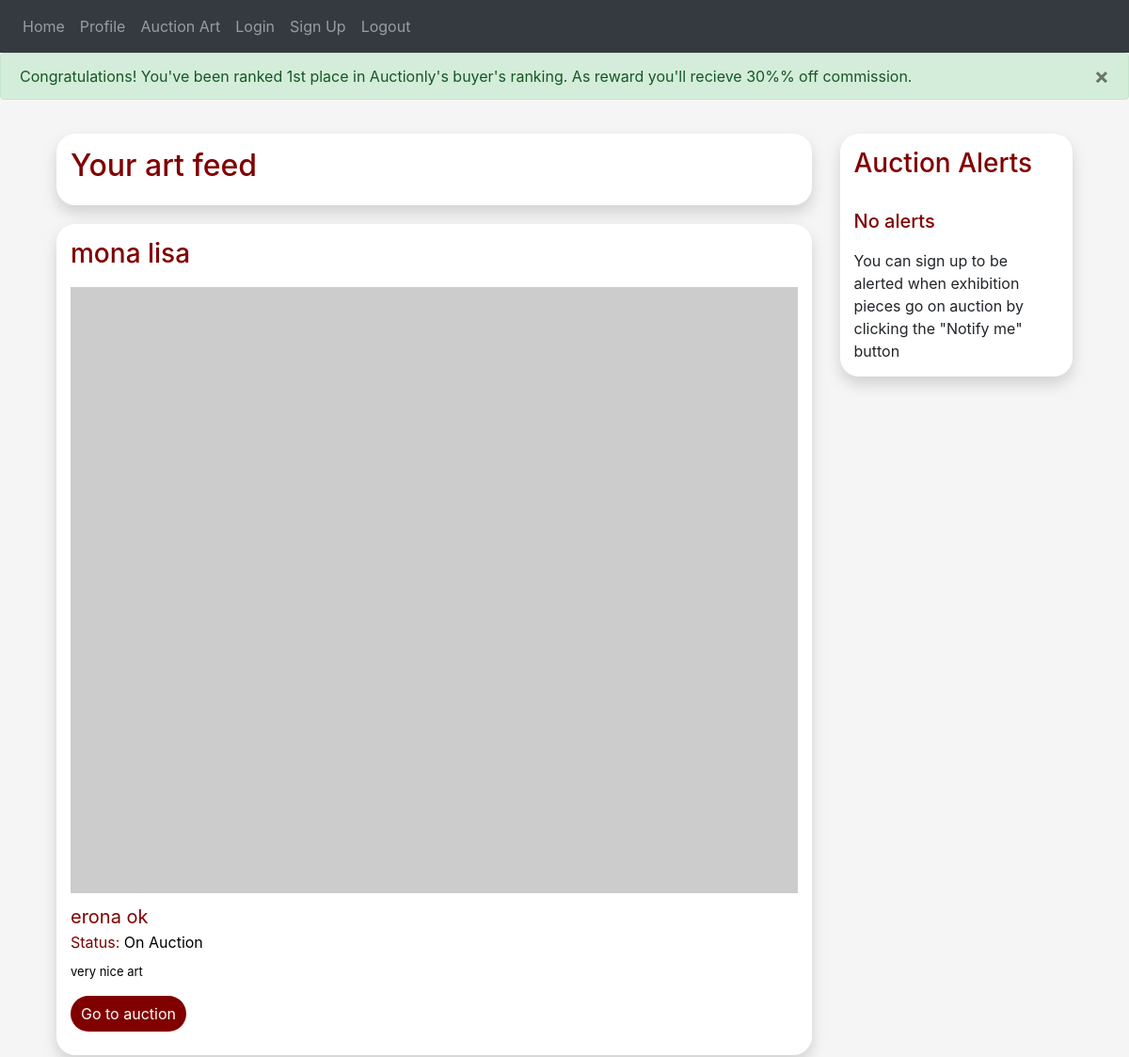
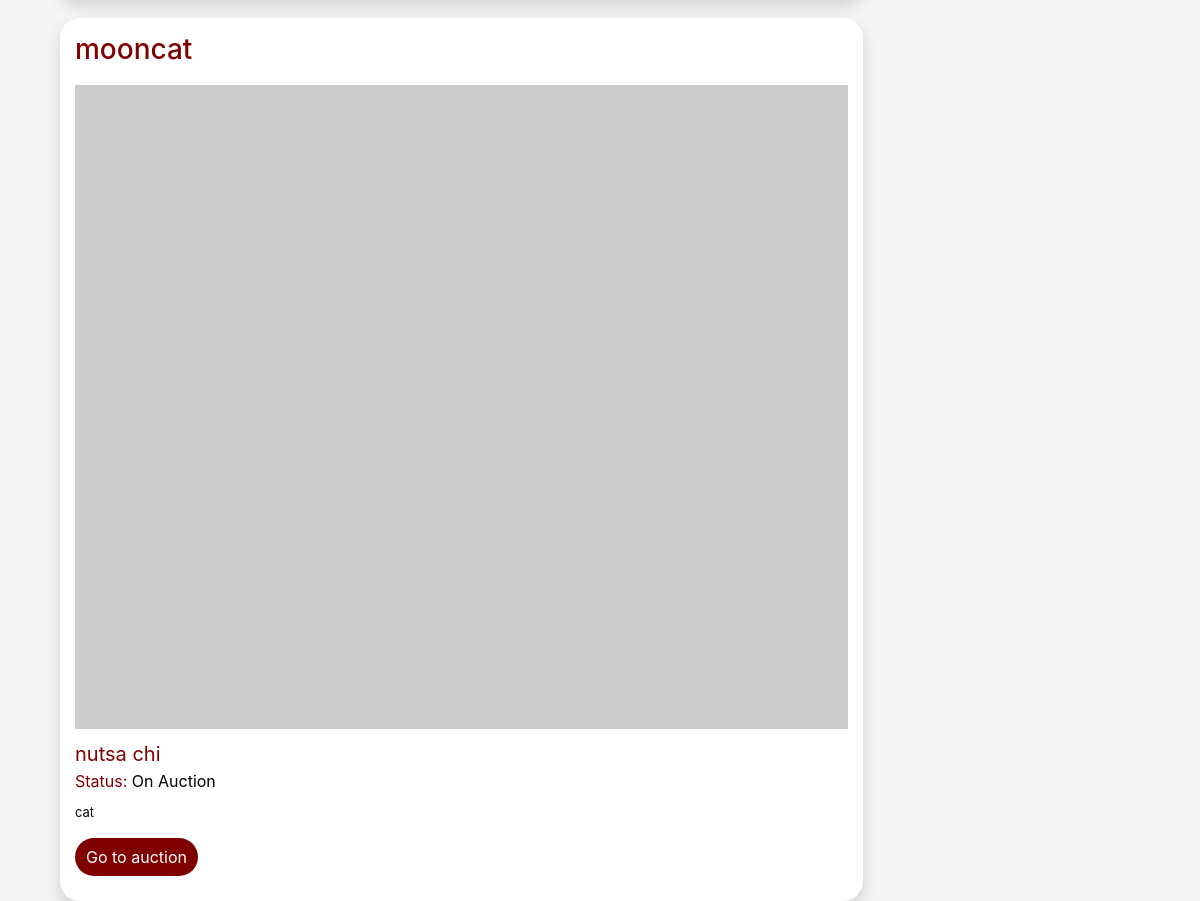
Screenshot of / (signed in) with the database file from the repository (2 pictures, top to bottom).
### auctionly/art/art.py (models this page shows, shortened)
class Art(db.Model):
    id = db.Column(db.Integer, primary_key=True)
    owner_id = db.Column(db.Integer, db.ForeignKey("user.id"))
    name = db.Column(db.String(150))
    description = db.Column(db.String(150))
    image = db.Column(db.String(150))
    art_category = db.Column(db.String(150))
    up_for_auction = db.Column(db.String(5))
    def get_name(self):
        return self.name
    def get_owner(self):
        return self.owner_id
    def get_description(self):
        return self.description
    def get_up_for_auction(self):
        return self.up_for_auction
    def get_art_id(self):
        return self.id

### auctionly/users/seller.py (models this page shows, shortened)
class Seller(User):
    """ Creating the seller object and returning information for it"""

### auctionly/views.py (the view, shortened to what this page needs)
@views.route('/', methods=['GET', 'POST'])
@login_required
def home():
    user = flask_login.current_user
    user_pref = user.get_user_prefs()
    feed = Feed(flask_login.current_user.id)
    if len(user_pref) == 0:
        user_feed = feed.get_feed()
    else:
        user_feed = feed.get_users_feed(user_pref)
    user_notifications = user.get_notification_list()
    user_auction_alerts = user.get_auction_notification_list()
    rank = Rank()
    ranking = "No rank"
    if(user.get_user_type() == "Seller"):
        ranking = rank.get_seller_rank(flask_login.current_user.id)
        user_type = "seller"
    elif(user.get_user_type() == "Buyer"):
        ranking = rank.get_buyer_rank(flask_login.current_user.id)
        user_type = "buyer"
    else:
        print("No type")
    if(ranking != "No rank"):
        if(ranking == "First place"):
            message = "Congratulations! You've been ranked 1st place in Auctionly's " + \
                user_type + "'s ranking. As reward you'll recieve 30%% off commission."
        if(ranking == "Second place"):
            message = "Congratulations! You've been ranked 2nd place in Auctionly's " + \
                user_type + "'s ranking. As reward you'll recieve 20%% off commission."
        if(ranking == "Third place"):
            message = "Congratulations! You've been ranked 3rd place in Auctionly's " + \
                user_type + "'s ranking. As reward you'll recieve 10%% off commission."
        flash(message, category="success")
    return render_template("home.html",
                           feed_art=user_feed,
                           feed=feed,
                           notifications=user_notifications,
                           alerts=user_auction_alerts)

### auctionly/__init__.py (called while the page is built)
def create_app():
    app = Flask(__name__)
    app.config['SECRET_KEY'] = 'alkjsfkalalfks'
    app.config['SQLALCHEMY_DATABASE_URI'] = f'sqlite:///{DB_NAME}'
    db.init_app(app)
    from .views import views
    from .auth import auth
    app.register_blueprint(views, url_prefix='/')
    app.register_blueprint(auth, url_prefix='/')
    from .users.user import User
    create_database(app)
    login_manager = LoginManager()
    login_manager.login_view = 'auth.login'
    login_manager.init_app(app)
    @login_manager.user_loader
    def load_user(id):
        return User.query.get(int(id))
    return app

### auctionly/auction/auction.py (called while the page is built)
    def get_auction_id(self):
        return self.id

### auctionly/system/feed.py (called while the page is built)
    def get_feed(self):
        for art in self.all_art:
            if art.get_owner() != self.user_id:
                self.art_for_feed.append(art)
        return self.art_for_feed

    def get_user_name(self, user_id):
        user = User.query.filter_by(id=user_id).first()
        name = user.get_full_name()
        return name

    def get_art_auction_id(self, art_id):
        auction = Auction.query.filter_by(art_id=art_id).first()
        auction_id = auction.get_auction_id()
        return auction_id

### auctionly/system/rank.py (called while the page is built)
    def get_buyer_rank(self, user_id):
        rank = "No rank"
        if self.first_place_buyer.get_user_id() == user_id:
            rank = "First place"
        elif self.second_place_buyer.get_user_id() == user_id:
            rank = "Second place"
        elif self.third_place_buyer.get_user_id() == user_id:
            rank = "Third place"
        return rank

### auctionly/system/ranked_user.py (called while the page is built)
    def get_user_id(self):
        return self.user_id

    def get_date_ranked(self):
        return self.date

### auctionly/users/user.py (called while the page is built, shortened)
    def get_full_name(self):
        return self.first_name + " " + self.last_name

    def get_user_prefs(self):
        user_pref = UserPreference.query.filter_by(user_id=self.id).all()
        prefs = []
        for pref in user_pref:
            prefs.append(pref.get_name())
        return prefs

    def get_auction_notification_list(self):
        user_subs = ArtNotifications.query.filter_by(user_id=self.id).all()
        user_notifications = []
        return user_notifications

    def get_notification_list(self):
        user_subs = ArtNotifications.query.filter_by(user_id=self.id).all()
        subs_ids = []
        for sub in user_subs:
            art_id = sub.get_art_id()
            subs_ids.append(art_id)
        return subs_ids

    def get_user_type(self):
        return self.user_type

### auctionly/templates/home.html (shortened to what this page needs)
{% extends "base.html" %} {% block title %}Home Page{% endblock %} {% block content %}
<form method="POST">
    <head>
        <link href="../static/css/style.css" rel="stylesheet">
      </head>
    <body>
        <div class="container">
          <div class="row">
                <div class="col-lg-9">
                    <div class="media-card">
                        <div class="media">
                            <div class="media-body">
                                <h2 style="color: maroon; text-decoration: none;">Your art feed</h2>
                            </div>
                        </div>
                    </div>
                    {% for art in feed_art %}
                        <div class="media-card">
                            <div class="media">
                                <div class="media-body">
                                    <h3><a style="color: maroon; text-decoration: none;" type="submit" name="view">{{ art.get_name() }}</a></h3>
                                    <img src="https://picsum.photos/600/500" class="img-fluid center" style="padding-top: 10px; align-items: center;">
                                    <h7><a style="color: maroon; text-decoration: none; padding-top: 10px; font-size: 20px;" type="submit" name="view">{{ feed.get_user_name(art.get_owner()) }}</a></h7>
                                    <br>
                                    <h8 style="color: maroon;">Status: <h8 style="color: black;">{%if art.get_up_for_auction() == "False":%} On Exhibition {%else:%} On Auction {%endif%}</h8>
                                    <p style="font-size: 13px; padding-top: 10px; color: black;">{{ art.get_description() }}</p>
                                    {%if art.get_up_for_auction() == "False":%}
                                        {%if art.get_art_id() is in notifications:%}
                                        <a href="/?art_id={{ art.get_art_id() }}&notify=False" role="button"><button type="button" class="btn btn-view-more">Don't notify me</button></a>
                                        {%else:%}
                                        <a href="/?art_id={{ art.get_art_id() }}&notify=True" role="button"><button type="button" class="btn btn-view-more">Notify me</button></a>
                                        {%endif%}
                                    {%else:%}
                                        <a href="/auction?id={{ feed.get_art_auction_id(art.get_art_id()) }}" role="button"><button type="button" class="btn btn-view-more">Go to auction</button></a>
                                    {%endif%}
                                </div>
                            </div>
                        </div>
                    {% endfor %}
                </div>
                <div class="col-lg-3">
                <div class="auctions-card">
                    <h3><a style="color: maroon; text-decoration: none;" type="submit" name="view">Auction Alerts</a></h3>
                    <br>
                    {% if not alerts: %}
                        <div class="media">
                            <div class="media-body">
                                <h5><a style="color: maroon; text-decoration: none;" type="submit" name="view">No alerts</a></h5>
                                <h7><a style="text-decoration: none; padding-top: 10px;" type="submit" name="view">You can sign up to be alerted when exhibition pieces go on auction by clicking the "Notify me" button</a></h7>
                            </div>
                        </div>
                    {% endif %}
                </div>
                </div>
            </div>
        </div>
      </body>
</form>
{% endblock %}

### auctionly/templates/base.html (shortened to what this page needs)
<!DOCTYPE html>
<html>
<head>
    <link rel="stylesheet" href="https://stackpath.bootstrapcdn.com/bootstrap/4.4.1/css/bootstrap.min.css" />
    <link rel="stylesheet" href="https://stackpath.bootstrapcdn.com/font-awesome/4.7.0/css/font-awesome.min.css" />
</head>
<body>
    <nav class="navbar navbar-expand-lg navbar-dark bg-dark">
        <div class="collapse navbar-collapse" id="navbar">
            <div class="navbar-nav">
                <a class="nav-item nav-link" id="home" href="/">Home</a>
                <a class="nav-item nav-link" id="profile" href="/profile">Profile</a>
                <a class="nav-item nav-link" id="auction-art" href="/auction-art">Auction Art</a>
                <a class="nav-item nav-link" id="login" href="/login">Login</a>
                <a class="nav-item nav-link" id="signUp" href="/sign-up">Sign Up</a>
                <a class="nav-item nav-link" id="logout" href="/logout">Logout</a>
            </div>
        </div>
    </nav>
    {% with messages = get_flashed_messages(with_categories=true) %} {% if messages %} {% for category, message in messages %} {% if category == 'error' %}
    <div class="alert alert-danger alter-dismissable fade show" role="alert">
        {{ message }}
        <button type="button" class="close" data-dismiss="alert">
            <span aria-hidden="true">&times;</span>
          </button>
    </div>
    {% else %}
    <div class="alert alert-success alter-dismissable fade show" role="alert">
        {{ message }}
        <button type="button" class="close" data-dismiss="alert">
            <span aria-hidden="true">&times;</span>
          </button>
    </div>
    {% endif %} {% endfor %} {% endif %} {% endwith %}
    <div class="container">{% block content %} {% endblock %}</div>
</body>
</html>

### auctionly/static/css/style.css (style rules this page uses)
body { background-color: #f5f5f5f5; }
html { overflow-y: overlay; }
.btn-view-more { background-color: maroon; border-radius: 100px !important; color: white; padding-left: 10px; padding-right: 10px; margin: auto; margin-bottom: 10px; }
.media-card { margin-top: 20px; padding: 15px; border-radius: 20px; box-shadow: 0px 8px 16px rgba(0, 0, 0, 0.15); background-color: white; }
.auctions-card { padding: 15px; border-radius: 20px; box-shadow: 0px 8px 16px rgba(0, 0, 0, 0.15); background-color: white; display: flex; justify-content: center; flex-direction: column; flex-wrap: wrap; margin-top: 20px; margin-bottom: 20px; }
.center { display: block; margin-left: auto; margin-right: auto; width: 100%; }

### rows the page displays
Art: get_name "mona lisa", up_for_auction "On Auction", get_description "very nice art"
Seller: get_user_name "erona ok"
Art: get_name "mooncat", up_for_auction "On Auction", get_description "cat"
Seller: get_user_name "nutsa chi"

### other values shown
{{ message }} "Congratulations! You've been ranked 1st place in Auctionly's buyer's ranking. As reward you'll recieve 30%% off commission."
